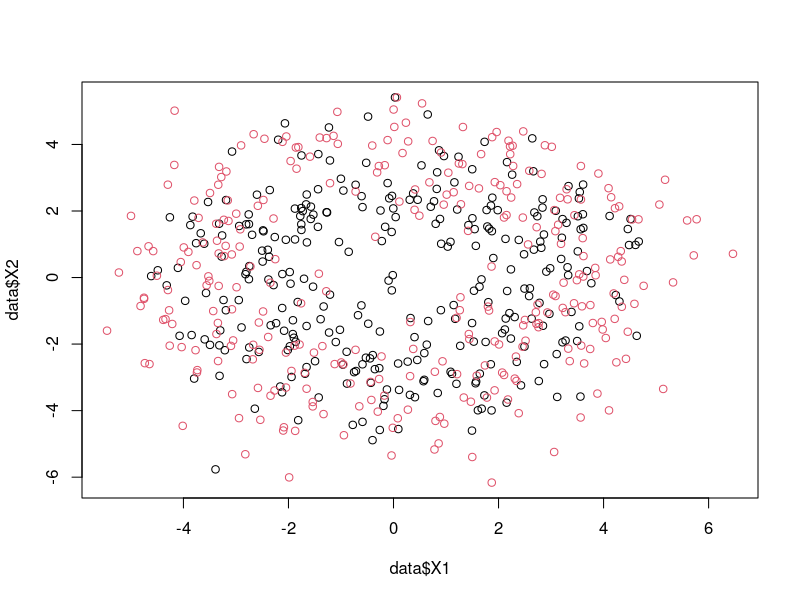
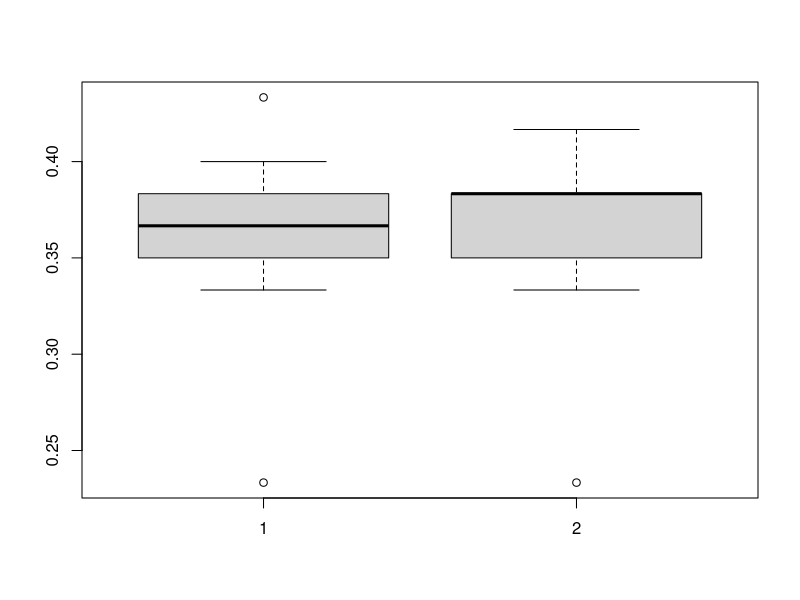

Reproduce these figures in R, in order.
# create data set (author:TD06-SY19)
sample.donut <- function(n1, r1, n2, r2) {
    p <- 2

    R1 <- rnorm(n1, mean = r1)
    angle1 <- runif(n1, 0, 2 * pi)
    X1 <- data.frame(X1 = R1 * cos(angle1), X2 = R1 * sin(angle1))

    R2 <- rnorm(n2, mean = r2)
    angle2 <- runif(n2, 0, 2 * pi)
    X2 <- data.frame(X1 = R2 * cos(angle2), X2 = R2 * sin(angle2))

    cbind(rbind(X1, X2), y = factor(c(rep(1, n1), rep(2, n2))))
}
data <- sample.donut(300, 3, 300, 4)
plot(data$X1, data$X2, col=data$y)

library(glmnet)
# bootstraping + logistic model 
set.seed(43)
nb.classifiers <- 100 # number of classifiers (bagging)
# k-fold cross validation (k=10)
n <- nrow(data)
kfold <- rep((1:10), (n/10)+1)[1:n]
cv.error.avg.prob <- rep(0, 10)
cv.error.voting <- rep(0, 10)
for(k in 1:10){
    # oringal data in the k-fold
    data.orig.train <- data[kfold != k,]
    data.orig.test <- data[kfold == k,]
    classifiers <- list()
    for(c in 1:nb.classifiers){
        # creation new training data set
        idx.data.train <- sample(1:nrow(data.orig.train), replace = TRUE)
        data.train <- data.orig.train[idx.data.train, ]
        transform.poly <- model.matrix( ~ -1 + poly(X1, 2) + poly(X2, 2),
        data=data.train)
        classifiers[[c]] <- glmnet(as.matrix(transform.poly),
        data.train$y,
        family = "multinomial",
        alpha=0, lambda=0)
    }
    # Hit: It is better to calculate the probability/prediction inside above.
    # aggregation/average/voting strategies
    classes <- levels(data.orig.test$y)
    nb.classes <- length(classes)
    nb.test <- nrow(data.orig.test)
    prob.predictions <- array(NA, dim=c(nb.classifiers, nb.test, nb.classes))
    yhat.predictions <- array(NA, dim=c(nb.classifiers, nb.test))
    for(c in 1:nb.classifiers){
        transform.poly <- model.matrix( ~ -1 + poly(X1, 2) + poly(X2, 2),
        data=data.orig.test)
        prob.predictions[c,,] <- predict(classifiers[[c]],
        transform.poly,
        type="response")[,,1]
        yhat.predictions[c,] <- max.col(prob.predictions[c,,])
    }
    # mean probability obtained from the ensemble of classifiers
    avg.prob.bagging <- apply(prob.predictions, c(2, 3) , mean)
    # voting by class
    votting <- function(classifers.yhat){
        vot.by.class <- rep(0, nb.classes)
        # count the time of class 1 and 2, then in the column 1 and 2
        for(class in classes){
            vot.by.class[as.integer(class)] <-
            length(classifers.yhat[classifers.yhat == class])
        }
        return(vot.by.class)
    }
    vot.yhat.bagging <- t(apply(yhat.predictions, 2,
    function(classifers.yhat) votting(classifers.yhat)))

    # aggregation final prediction
    yhat.majority.vote <- max.col(vot.yhat.bagging)
    yhat.avg.probability <- max.col(avg.prob.bagging)
    cv.error.avg.prob[k] <-
    1- sum(diag(table(data.orig.test$y, yhat.avg.probability))/nb.test)
    cv.error.voting[k] <-
    1- sum(diag(table(data.orig.test$y, yhat.majority.vote))/nb.test)
}
boxplot(cv.error.voting, cv.error.avg.prob)
mean(cv.error.voting)
mean(cv.error.avg.prob)

